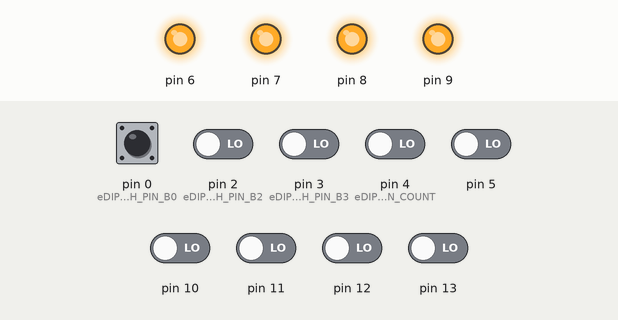
Simulated run of this sketch. Board: Arduino Uno, built with avr-gcc and run on an emulated ATmega328P. Parts: output pins drawn as LEDs (lit = HIGH). The test bench sets the inputs (shaded band); at power-on: pin 0 (eDIP_SWITCH_PIN_B0) HIGH, pin 2 (eDIP_SWITCH_PIN_B2), pin 3 (eDIP_SWITCH_PIN_B3), pin 4 (eDIP_SWITCH_PIN_COUNT), pin 5, pin 10–13 LOW.

Above: at 1.2 s.
1.3 s: pin 10 driven HIGH
At 1.9 s:
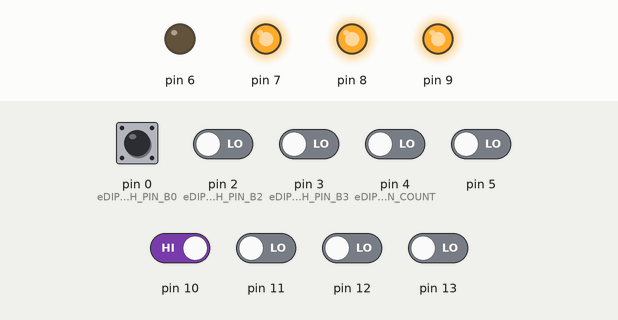
2.8 s: pin 11 driven HIGH
At 3.7 s:
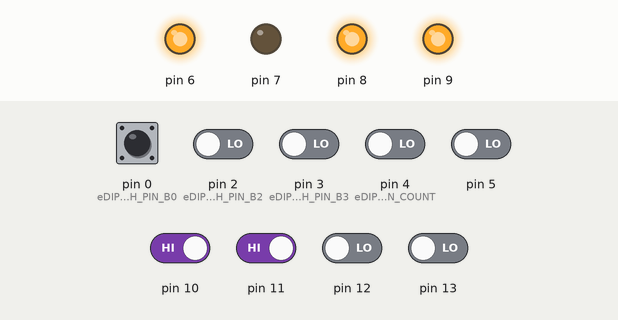
5.8 s: pin 12 driven HIGH
At 6.9 s:
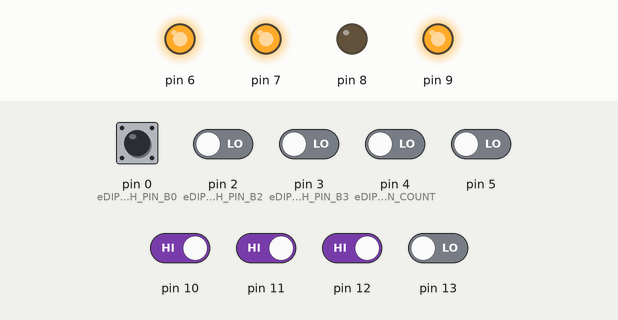
8.8 s: pin 13 driven HIGH
At 11.4 s:
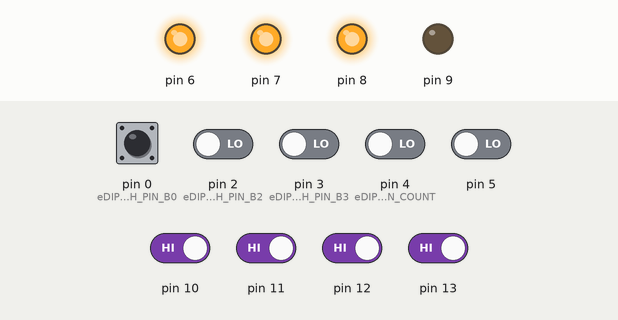
14.8 s: pin 5 driven HIGH
At 15.4 s:
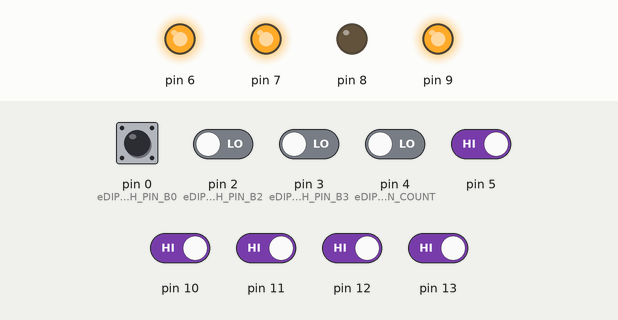
Timing chart, 0 to 17.3 s (numbered marks = the images above; inputs shaded):
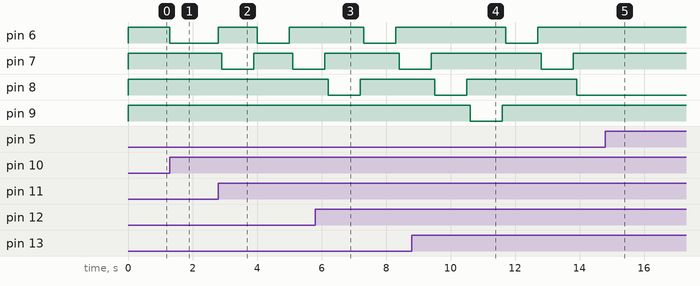

Measured:
- after the input at 1.3 s, pin 6: HIGH → LOW at once
- after the input at 2.8 s, pin 6: LOW → HIGH at once, → LOW 1.2 s later, → HIGH 1.0 s later; pin 7: HIGH → LOW after 0.10 s, → HIGH 1.0 s later, → LOW 1.2 s later
- after the input at 5.8 s, pin 8: HIGH → LOW after 0.40 s, → HIGH 1.0 s later
- after the input at 8.8 s, pin 9: HIGH → LOW after 1.8 s, → HIGH 1.0 s later
- after the input at 14.8 s, pin 6: stays HIGH (without the input it goes to LOW after 1.3 s); pin 7: stays HIGH (without the input it goes to LOW after 2.4 s); pin 8: stays LOW (without the input it goes to HIGH after 0.11 s); pin 9: stays HIGH (without the input it goes to LOW after 0.21 s)

The sketch:

main.ino
```cpp
#define CHARGER_CONNECTED ( LOW )
#define CHARGER_DISCONNECTED ( HIGH )
#define MIN_TO_MS( X ) ( X * 1000UL * 60UL )
#define SEC_TO_MS( X ) ( X * 1000UL )
#define SWITCH_PERIOD SEC_TO_MS( 5UL )
//#define DEBUG

typedef enum eRelay
{
  eRELAY_K1 = 0,
  eRELAY_K2,
  eRELAY_K3,
  eRELAY_K4,
  // new relays above this line
  eRELAY_COUNT
}eRELAY;

typedef struct xRelayConfig
{
  const unsigned char u8EnablePin;
  const unsigned char u8OutputPin;
}xRELAY_CONFIG;

static xRELAY_CONFIG gxLookUpRelayConfig[eRELAY_COUNT]
{
  { 10U, 6U }, //eRELAY_K1
  { 11U, 7U }, //eRELAY_K2
  { 12U, 8U }, //eRELAY_K3
  { 13U, 9U }  //eRELAY_K4
};

typedef enum eDipSwitchPins
{
  eDIP_SWITCH_PIN_B0,
  eDIP_SWITCH_PIN_B1,
  eDIP_SWITCH_PIN_B2,
  eDIP_SWITCH_PIN_B3,
  eDIP_SWITCH_PIN_COUNT
}eDIP_SWITCH_PINS;

static unsigned char gxLookUpDipSwitchConfig[eDIP_SWITCH_PIN_COUNT]
{
  2U, // eDIP_SWITCH_PIN_B0
  3U, // eDIP_SWITCH_PIN_B1
  4U, // eDIP_SWITCH_PIN_B2
  5U  // eDIP_SWITCH_PIN_B2
};

static unsigned long gulCurrentTime;
static unsigned long gulSwitchPeriod;
static unsigned long gulTimeOfLastSwitch = 0;

static unsigned int i = 0;

static unsigned char gu8CurrentSwitchState;
static unsigned char gu8LastSwitchState;
static unsigned char gu8LastRelayOn = eRELAY_COUNT;

static void vTurnOfAllRelays(void);
static unsigned char u8GetEnableSwitchState(void);
static unsigned long ulGetSwitchPeriodMs( void );
static void vTurnOffAllRelays(void);

void setup()
{
#ifdef DEBUG
  Serial.begin( 9600 );
#endif

  // put your setup code here, to run once:
  unsigned int i;

  for( i = 0; i < eRELAY_COUNT; i++ )
  {
    //initialize all relay enable switch (inputs) and outputs
    pinMode( gxLookUpRelayConfig[i].u8EnablePin, INPUT );
    pinMode( gxLookUpRelayConfig[i].u8OutputPin, OUTPUT );
    digitalWrite( gxLookUpRelayConfig[i].u8OutputPin, CHARGER_DISCONNECTED );
  }

  for( i = 0; i < eDIP_SWITCH_PIN_COUNT; i++ )
  {
    pinMode( gxLookUpDipSwitchConfig[i], INPUT );
  }

  gu8CurrentSwitchState = 0xFF;

  gu8LastSwitchState = 0;
  // initialize gu8LastSwitchState to 0 so that if one the first loop through, the switch state
  // is anything but 0, the output will change immediatley
}

unsigned char u8GetEnableSwitchState( void )
{
  unsigned int i;
  unsigned char u8EnabledMask = 0;

  for( i = 0; i < eRELAY_COUNT; i++ )
  {
    if( digitalRead( gxLookUpRelayConfig[i].u8EnablePin ) == HIGH )
    {
      u8EnabledMask |= ( 1 << (int)(i) );
    }
  }

  return u8EnabledMask;
}

void loop()
{
  gu8CurrentSwitchState = u8GetEnableSwitchState();

#ifdef DEBUG
  Serial.println( gu8CurrentSwitchState );
#endif

  if( ( gu8LastSwitchState == 0 ) && ( gu8CurrentSwitchState != 0 ) )
  {
    for( unsigned int j = 0; j < eRELAY_COUNT; j++ )
    {
      if( digitalRead( gxLookUpRelayConfig[ j ].u8EnablePin ) == HIGH )
      {
        digitalWrite( gxLookUpRelayConfig[ j ].u8OutputPin, CHARGER_CONNECTED );
        gu8LastRelayOn = j;
#ifdef DEBUG
        Serial.println("WAKE UP");
#endif
      }
    }
  }
  else if( ( ( millis() - gulTimeOfLastSwitch ) >= ulGetSwitchPeriodMs() ) || digitalRead( gxLookUpRelayConfig[ gu8LastRelayOn ].u8EnablePin ) == LOW ) // if time expired or switch state changed
  {

#ifdef DEBUG
    Serial.println( "Time expired or the active relay suddenly disabled" );
    Serial.print( "Last relay = " );
    Serial.println( gu8LastRelayOn );
#endif

    if( digitalRead( gxLookUpRelayConfig[ gu8LastRelayOn ].u8EnablePin ) == LOW )
    {
      digitalWrite( gxLookUpRelayConfig[ gu8LastRelayOn ].u8OutputPin, CHARGER_DISCONNECTED );
    }


    if( gu8CurrentSwitchState != gu8LastSwitchState )
    {
       gu8LastSwitchState = gu8CurrentSwitchState;
    }

    i = 0;
    while( i < ( eRELAY_COUNT - 1) )
    {
      if( digitalRead( gxLookUpRelayConfig[ ( gu8LastRelayOn + i + 1 ) % eRELAY_COUNT ].u8EnablePin ) == HIGH ) // searches the next 3 enable switches to see which to turn on next
      {
        vTurnOffAllRelays();
        digitalWrite( gxLookUpRelayConfig[ ( gu8LastRelayOn + i + 1 ) % eRELAY_COUNT ].u8OutputPin, CHARGER_CONNECTED );
        gulTimeOfLastSwitch = millis();

        gu8LastRelayOn = ( ( gu8LastRelayOn + i + 1 ) % eRELAY_COUNT );

#ifdef DEBUG
        Serial.print("Relay ON = " );
        Serial.println( gu8LastRelayOn );
#endif
        break;
      }

      i++;
    }
  }


  gu8LastSwitchState = gu8CurrentSwitchState;

  delay(100);
}

unsigned long ulGetSwitchPeriodMs( void )
{
  unsigned char dipSwitchInput = 0;
  unsigned int i;

  for( i = 0; i < eDIP_SWITCH_PIN_COUNT; i++ )
  {
    dipSwitchInput |= ( digitalRead( gxLookUpDipSwitchConfig[i] ) << i );
  }

  if( dipSwitchInput == 0 )
  {
    return SEC_TO_MS( 1U ); // test mode.. dip switch is set to 0, set to 1 second period
  }
  else
  {

#ifdef DEBUG
    return SEC_TO_MS( 1U * dipSwitchInput ); // an hour is too long to wait for debugging
#else
    return MIN_TO_MS( 60U * dipSwitchInput );
#endif
  }
}

static void vTurnOffAllRelays(void)
{
  for( unsigned int j = 0; j < eRELAY_COUNT; j++ ) // turn off all relays
  {
    digitalWrite(gxLookUpRelayConfig[ j ].u8OutputPin, CHARGER_DISCONNECTED );
  }

#ifdef DEBUG
  Serial.println( "All relays off" );
#endif

  delay( 100 );// give some time for the relays to settle..
}
```
